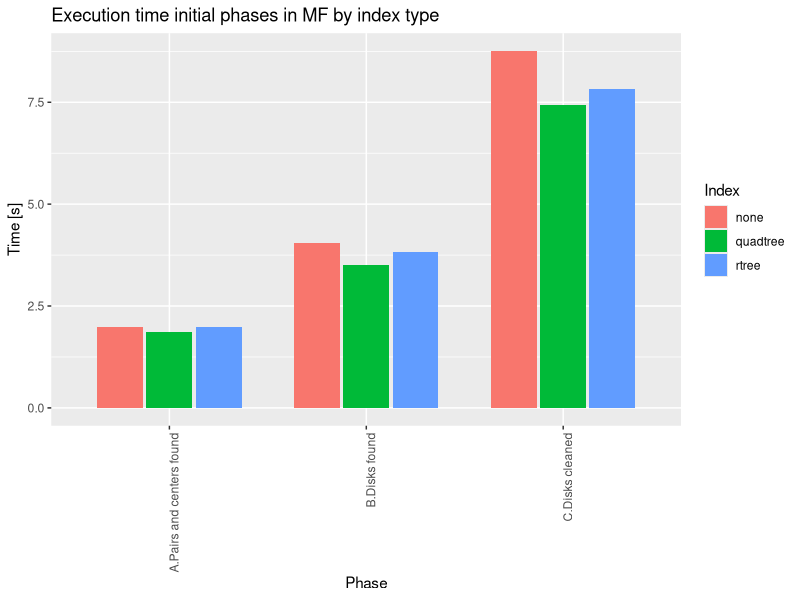
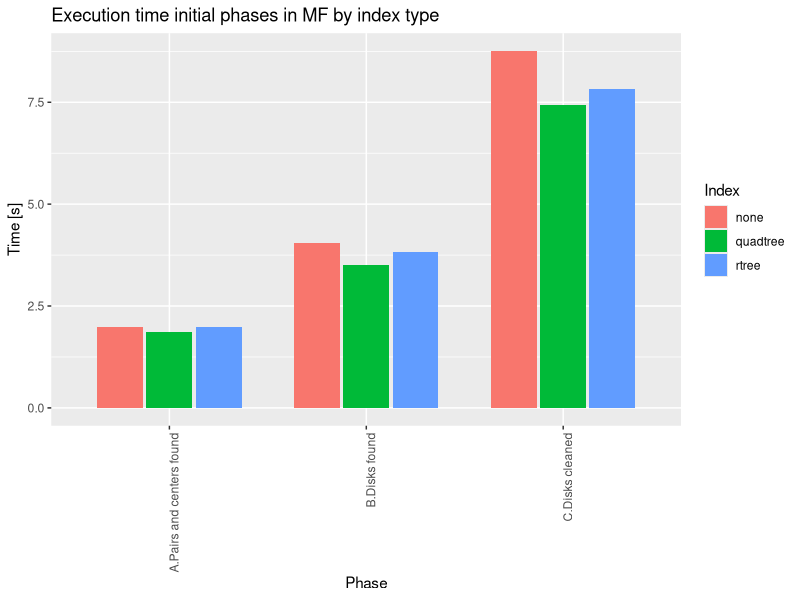

The R script that drew these images, in order:
require(tidyverse)

log = enframe(readLines("ByIndexer2.txt"))
paramsPattern = "indextype "
getParams <- function(command){
  params = str_trim(str_split(command, "--")[[1]])
  params = params[grepl(paramsPattern, params)]
  return(paste(params, collapse = " "))
}
spark = log %>% filter(grepl(value, pattern = "SparkSubmit")) %>% 
  separate(value, into = c(NA, "appId", "command"), sep = "\\|")
spark$params = spark$command %>% map(getParams)
spark = spark %>% separate(params, into = c(NA,"Index"), sep = " ") %>%
  mutate(appId = as.numeric(appId)) %>%
  select(appId, Index) %>% filter(appId >= 2957)

fieldsGeoTester = c("Timestamp","Tag1","appId","Phase","Tag2","Time")
mf = log %>% filter(grepl(value, pattern = "\\|Time\\|")) %>% 
  separate(value, fieldsGeoTester, sep = "\\|") %>%
  mutate(Time = as.numeric(Time), appId = as.numeric(appId)) %>%
  select(appId, Phase, Time) %>% filter(appId >= 2957)

data = mf %>% inner_join(spark, by = c("appId")) %>% select(Index, Phase, Time)

data2 = data %>% group_by(Phase, Index) %>% summarise(Time = mean(Time))

p = ggplot(data = data2, aes(x = Phase, y = Time, fill = Index)) +
  geom_bar(stat="identity", position=position_dodge(width = 0.75), width = 0.7) + 
  theme(axis.text.x = element_text(angle = 90, hjust = 1)) + 
  labs(x="Phase", y="Time [s]", title="Execution time initial phases in MF by index type") 
plot(p)
ggsave("ByIndexer.pdf", width = 8, height = 7, device = "pdf")
